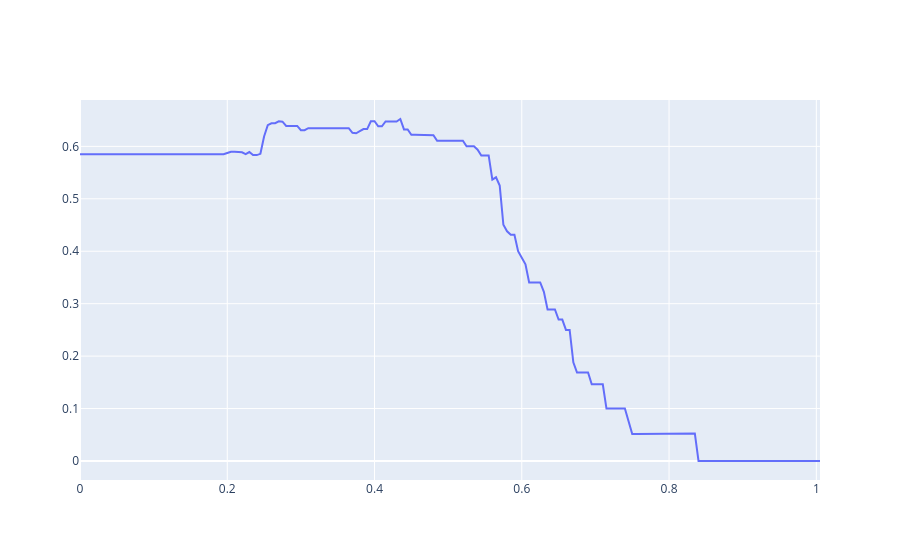

Notebook code cell kept with this figure:
### Code cell
from sklearn.metrics import f1_score

thresholds = np.arange(0, 1.01, 0.005)
f1s = [f1_score(y_test, p >= t) for t in thresholds]

fig = go.Figure(data=go.Scatter(x=thresholds, y=f1s))
fig.show()

### Figure 1 — Plotly figure (JSON) as saved in the notebook; plotly's stock layout.template omitted (floating-point values rounded to 4 significant figures; data arrays with more than 128 entries replaced by an {"elided": "..."} marker saying what was removed)
{"data": [{"type": "scatter", "x": {"elided": "202 float values"}, "y": {"elided": "202 float values"}}], "layout": {}}
